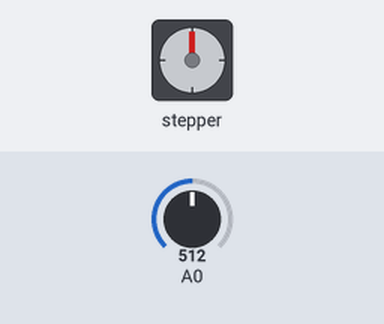
The sketch below on a simulated Arduino Uno, built with avr-gcc and run on an emulated ATmega328P. Shown: stepper motor. The test bench sets the inputs (shaded band); at power-on: A0 = 512. Stepper angles assume 100 steps per turn.

Above: at 1.2 s.
1.3 s: A0 set to 553
2.8 s: A0 set to 576
At 2.95 s:
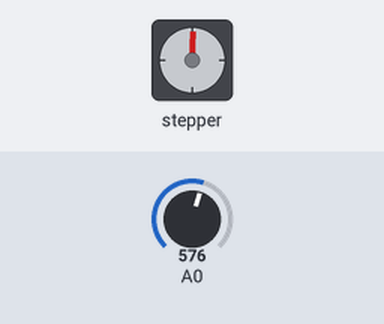
At 3.55 s:
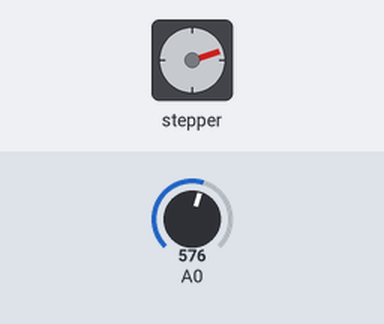
5.8 s: A0 set to 716
At 6.27 s:
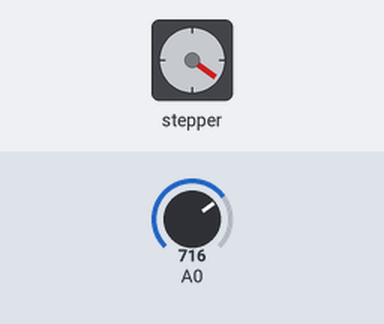
Timing chart, 0 to 17.8 s (numbered marks = the images above; inputs shaded):
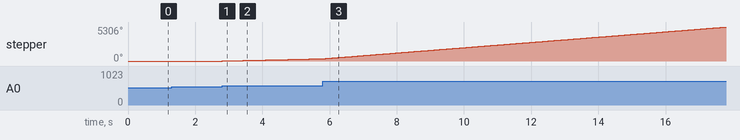

Measured:
- the behaviour switches between 562 and 563 on A0 (found by bisection; images 0 and 1)
- after the input at 1.3 s, every drawn part: stays the same
- after the input at 2.8 s, stepper: keeps turning clockwise at about 120°/s, starting at once

The sketch:

potenciometro_y_motor_paso_a_paso.ino
```cpp
#include <Stepper.h>

int pasos=100;
int pasosPorLectura=5;
int leer;
int rotacion;
Stepper stepper(pasos, 8,10,9,11);
int velocidadMotor;
void setup(){
  pinMode (A0, INPUT);
  stepper.setSpeed(200);
}


void loop(){
  leer=analogRead(A0);
  velocidadMotor=abs(map(leer, 0, 1023, -20, 20))*10;
  if (velocidadMotor>10){
    rotacion = leer>511?1:-1;
    stepper.setSpeed(velocidadMotor);
    stepper.step(rotacion*5);
  }
}
```
